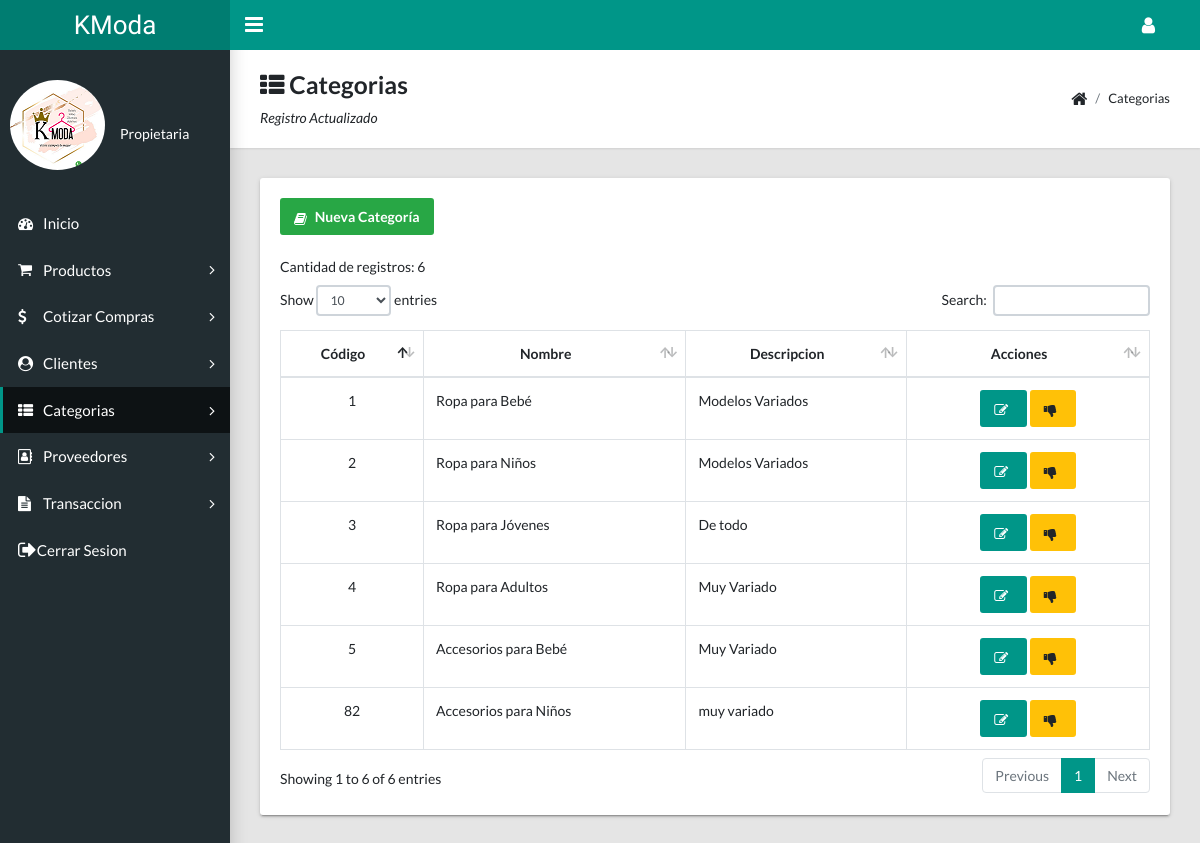
Page /categorias.php on the committed database.
### tables this page shows
CREATE TABLE `categoria` (
  `id_categoria` int(11) NOT NULL,
  `nombrecateg` varchar(50) NOT NULL,
  `descripcion` varchar(100) NOT NULL,
  `estado` tinyint(1) NOT NULL DEFAULT 1,
  `motivo` varchar(70) NOT NULL
);

### categorias.php (the view, shortened to what this page needs)
<?php
require_once("conexion.php");
?>
<!DOCTYPE html>
<html lang="en">
  <head>
    <link rel="stylesheet" type="text/css" href="css/main.css">
    <link rel="stylesheet" type="text/css" href="https://maxcdn.bootstrapcdn.com/font-awesome/4.7.0/css/font-awesome.min.css">
  </head>
  <body class="app sidebar-mini">
    <header class="app-header"><a class="app-header__logo" href="inicio.php">KModa</a>
      <a class="app-sidebar__toggle" href="#" data-toggle="sidebar" aria-label="Hide Sidebar"></a>
      <ul class="app-nav">
        <li class="dropdown"><a class="app-nav__item" href="#" data-toggle="dropdown" aria-label="Open Profile Menu"><i class="fa fa-user fa-lg"></i></a>
        </li>
      </ul>
    </header>
    <aside class="app-sidebar">
        <div class="app-sidebar__user"><img class="app-sidebar__user-avatar" img src="logo.png" alt="User Image">
        <div>
          <p class="app-sidebar__user-designation">Propietaria</p>
        </div>
        </div>
        <ul class="app-menu">
          <li><a class="app-menu__item" href="inicio.php"><i class="app-menu__icon fa fa-dashboard"></i><span class="app-menu__label">Inicio</span></a></li>
          <li class="treeview"><a class="app-menu__item " href="#" data-toggle="treeview"><i class="app-menu__icon fa fa-shopping-cart"></i><span class="app-menu__label">Productos</span><i class="treeview-indicator fa fa-angle-right"></i></a>
          </li>
          <li class="treeview"><a class="app-menu__item" href="#" data-toggle="treeview"><i class="app-menu__icon fa fa-usd"></i><span class="app-menu__label">Cotizar Compras</span><i class="treeview-indicator fa fa-angle-right"></i></a>
          </li>
          <li class="treeview"><a class="app-menu__item" href="#" data-toggle="treeview"><i class="app-menu__icon fa fa-user-circle"></i><span class="app-menu__label">Clientes</span><i class="treeview-indicator fa fa-angle-right"></i></a>
          </li>
          <li class="treeview"><a class="app-menu__item active" href="#" data-toggle="treeview"><i class="app-menu__icon fa fa-th-list"></i><span class="app-menu__label">Categorias</span><i class="treeview-indicator fa fa-angle-right"></i></a>
          </li>
          <li class="treeview"><a class="app-menu__item" href="#" data-toggle="treeview"><i class="app-menu__icon fa fa-address-book-o"></i><span class="app-menu__label">Proveedores</span><i class="treeview-indicator fa fa-angle-right"></i></a>
          </li>
           <li class="treeview"><a class="app-menu__item" href="#" data-toggle="treeview"><i class="app-menu__icon fa fa-file-text"></i><span class="app-menu__label">Transaccion</span><i class="treeview-indicator fa fa-angle-right"></i></a>
          </li>
          <li><a class="app-menu__item" href="principal.php"><i class=" fa fa-sign-out fa-lg"></i><span class="app-menu__label">Cerrar Sesion</span></i></a>
        </ul>
      </aside>
      <main class="app-content">
      <div class="app-title">
        <div>
          <h3><i class="fa fa-th-list"></i> Categorias</h3>
          <p>Registro Actualizado</p>
        </div>
        <ul class="app-breadcrumb breadcrumb side">
          <li class="breadcrumb-item"><i class="fa fa-home fa-lg"></i></li>
          <li class="breadcrumb-item">Categorias</li>
        </ul>
      </div>
      <div class="row">
        <div class="col-md-12">
          <div class="tile">
            <div class="panel-body">
              <div class="table-responsive">
              <?php
                    $sqlcount="SELECT count(*) cant FROM categoria WHERE estado <> 0";
                      $resultcount = $cnx->query($sqlcount) or die ("error");
                      $regc=$resultcount->fetchObject()
                       ?>
                            <button class="btn btn-success" data-toggle="modal" data-target="#myModal"> <i class=" fa fa-book " ></i> Nueva Categoría </button>
                                                                    <br/>
                                                                    <br/>
                       <label>Cantidad de registros: <span><?php echo "$regc->cant"; ?></label>
                <table class="table table-hover table-bordered" id="sampleTable">
                  <thead>
                    <tr>
                    <tr>
                                            <th style="text-align: center; width:100px" >Código</th>
                                            <th style="text-align: center; width:300x ">Nombre</th>
                                            <th style="text-align: center">Descripcion</th>
                                            <th style="text-align: center;  width:200px">Acciones</th>
                                        </tr>
                  </thead>
                   <tbody>
                                <?php
                                  $sql="SELECT * FROM categoria WHERE estado <>0 ";
                                  $result = $cnx->query($sql) or die("error");
                                  while($reg=$result->fetchObject()){
                                 echo "<tr>
                                        <td align=center>$reg->id_categoria</td>
                                        <td>$reg->nombrecateg</td>
                                        <td>$reg->descripcion</td>
                                        <td align=center >
                                        <a onclick='ver($reg->id_categoria)' data-toggle='modal' data-target='#myModal2'><button type='button' class='editar btn btn-primary'><i class='fa fa-pencil-square-o'></i>  </button></a>
                                        <a href='darbajacategoria.php?id_categoria=$reg->id_categoria'> <button type='button' class='eliminar btn btn-warning'><i class='fa fa-thumbs-down'></i></button></a>
                                      <!--  <a href='eliminarcategoria.php?id_categoria=$reg->id_categoria'> <button type='button' class='eliminar btn btn-danger' data-toggle='modal' data-target='#modalEliminar' ><i class='fa fa-trash-o'></i></button></a>
                                    -->
                                        </td>
                                      </tr>";
                                }?>
                                  </tbody>
                        </table>
              </div>
            </div>
          </div>
        </div>
      </div>
    </main>
  </body>
</html>

### rows in the picture
categoria: id_categoria "1", nombrecateg "Ropa para Bebé", descripcion "Modelos Variados"
categoria: id_categoria "2", nombrecateg "Ropa para Niños", descripcion "Modelos Variados"
categoria: id_categoria "3", nombrecateg "Ropa para Jóvenes", descripcion "De todo"
categoria: id_categoria "4", nombrecateg "Ropa para Adultos", descripcion "Muy Variado"
categoria: id_categoria "5", nombrecateg "Accesorios para Bebé", descripcion "Muy Variado"
categoria: id_categoria "82", nombrecateg "Accesorios para Niños", descripcion "muy variado"

### other values in the picture
$regc->cant "6"
